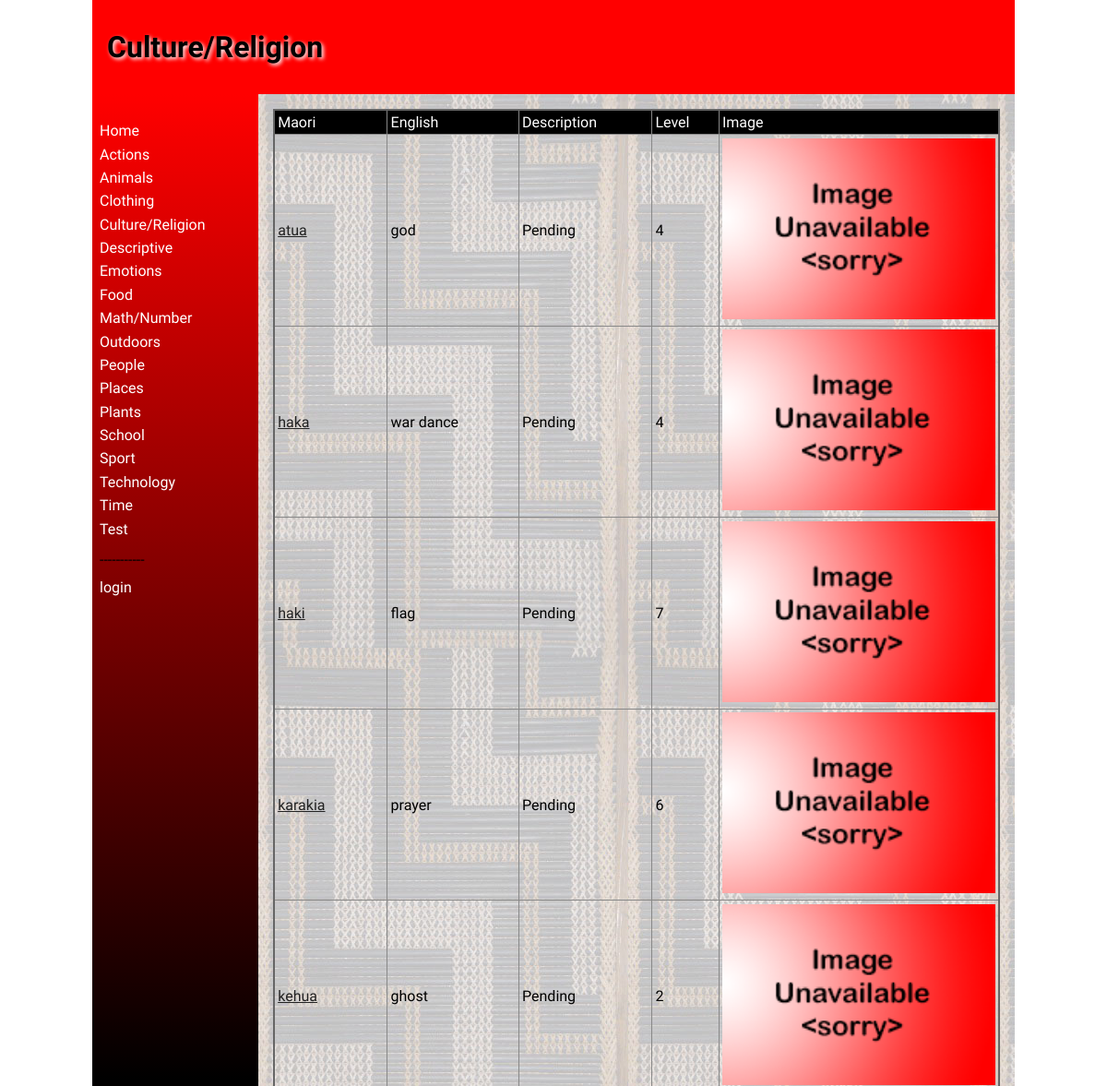
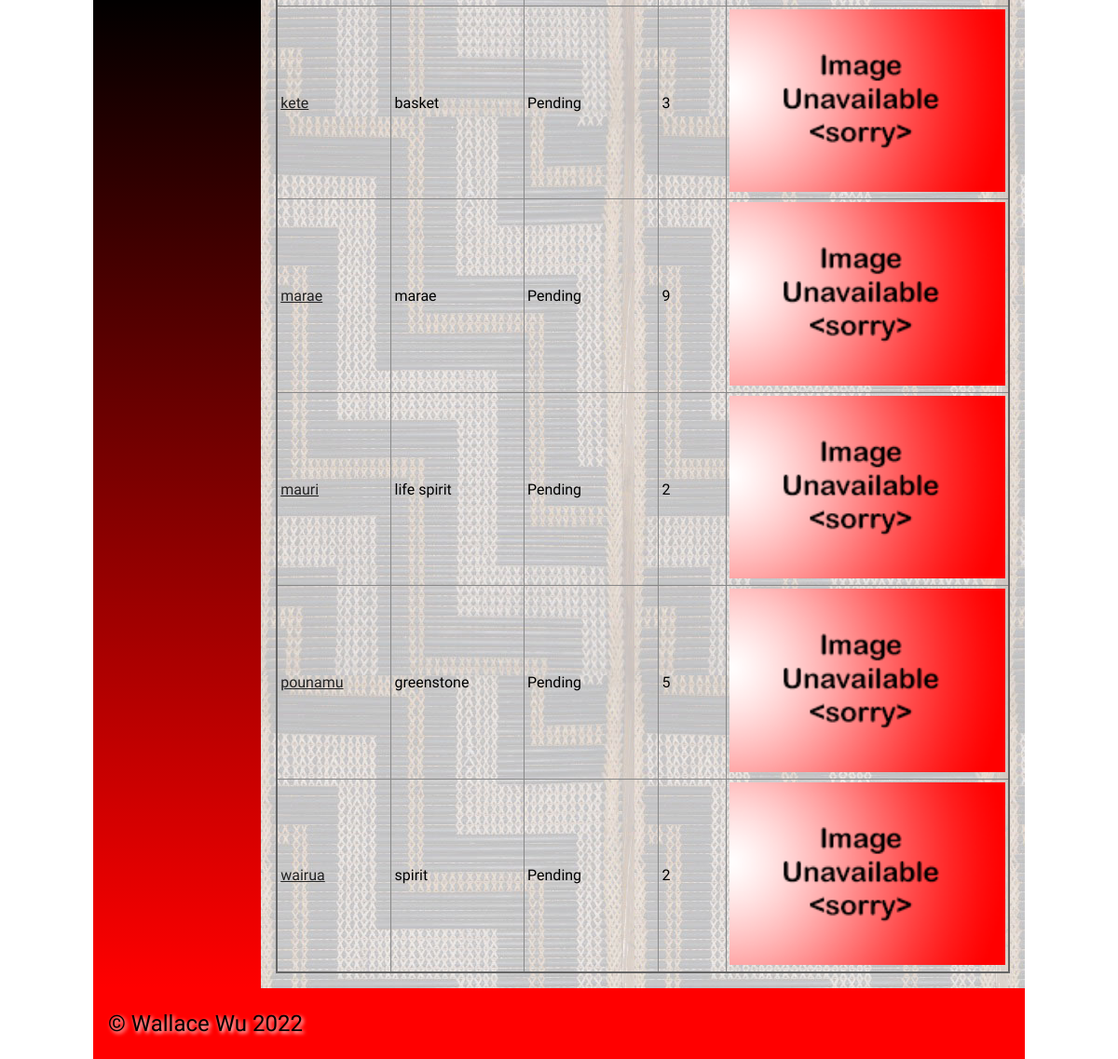
The page /categories/4 on the database its author committed (2 pictures, top to bottom).
### tables this page shows
CREATE TABLE "Categories"
(
	id integer
		constraint Categories_pk
			primary key autoincrement,
	Category_Name varchar(30)
);

CREATE TABLE "Dictionary"
(
    id          integer
        constraint Dictionary_pk
            primary key autoincrement,
    Maori       varchar(20),
    English     varchar(20),
    Description varchar(100),
    Level       integer,
    Date_Added  datetime,
    Login_id    integer
        references Admin_logins,
    Category_id integer
        references Categories,
    image       varchar(20)
);

### app.py (the view, shortened to what this page needs)
@app.route('/categories/<category_id>', methods=['POST', 'GET'])
def categories_page(category_id):
    query = "SELECT category_id, Maori, English, Description, Level, image, id FROM Dictionary"
    con = create_connection(DATABASE)
    cur = con.cursor()
    cur.execute(query)
    word_data = cur.fetchall()
    return render_template("categories.html", words=word_data, categories=categories(), category_id=int(category_id), logged_in=is_logged_in(), is_student=is_student())

### app.py (called while the page is built, shortened)
def create_connection(db_file):
    try:
        connection = sqlite3.connect(db_file)
        connection.execute('pragma foreign_keys=ON')
        return connection
    except Error as e:
        print(e)
    return None

def is_logged_in():
    if session.get("email") is None:
        return False
    else:
        return True

def is_student():
    if session.get("login_id") is None:
        print("no email")
        return False

def categories():
    con = create_connection(DATABASE)
    cur = con.cursor()
    query = "SELECT id, Category_Name FROM Categories"
    cur.execute(query)
    category = cur.fetchall()
    con.close()
    return category

### templates/categories.html (shortened to what this page needs)
{% extends "base.html" %}
{% block heading %}
    {% for category in categories %}
        {% if category[0] == category_id %}
            {{ category[1] }}
        {% endif %}
    {% endfor %}
{% endblock %}
{% block main %}
    <table>
        <thead>
            <tr>
                <td>Maori</td>
                <td>English</td>
                <td>Description</td>
                <td>Level</td>
                <td>Image</td>
            </tr>
        </thead>
        <tbody>
            {% for word in words %}
                {% if word[0] == category_id %}
                <tr>
                    <td><a href="/word/{{ word[6] }}">{{ word[1] }}</a></td>
                    <td>{{ word[2] }}</td>
                    <td>{{ word[3] }}</td>
                    <td>{{ word[4] }}</td>
                    <td><img src="../static/images/{{ word[5] }}"></td>
                </tr>
                {% endif %}
            {% endfor %}
        </tbody>
    </table>
{% endblock %}

### templates/base.html (shortened to what this page needs)
<!doctype html>
<html lang="en">
<head>
	<link href="{{ url_for('static', filename='css/style.css') }}" rel="stylesheet">
</head>
<body>
	<div id="container">
		<header>
			<h1>{% block heading %}{% endblock %}</h1>
		</header>
		<nav>
			<ul>
                <li><a href="\">Home</a></li>
                {% for category in categories %}
                <li><a href="/categories/{{ category[0] }}">{{category[1]}}</a></li>
                {% endfor %}
                <li><p>-----------</p></li>
                {% if logged_in %}
                    <li><a href="/logout">logout</a></li>
                {% else %}
                <a href="/login">login</a>
                {% endif %}
			</ul>
		</nav>
		<main>
            {% block main%}{% endblock %}
        </main>
		<footer>
			<p>
				&copy; Wallace Wu 2022
			</p>
		</footer>
	</div>
</body>
</html>

### static/css/style.css (style rules this page uses)
* { font-family: Comfortaa, sans-serif; margin: 0; padding: 0; box-sizing: border-box; }
#container { display: grid; grid-template-columns: 75px auto; grid-template-areas: 'nav header' 'main main' 'footer footer'; }
header { grid-area: header; background-color: #f00; padding: 1rem; }
nav { grid-area: nav; }
main { grid-area: main; padding: 1rem; background-color: #edd; }
h1, h2, h3, h4 { padding: 1rem 0; font-family: 'Suez One', serif; color: #000; text-shadow: 2px 2px 4px #fff; }
p { padding: 0.5rem 0; }
a { color: #222; }
img { width: 100%; }
table { width: 100%; border: 2px solid #666; border-collapse: collapse; }
thead, td { border: 1px solid #888; padding: 0.2rem; text-align: left; }
thead { background-color: #000; color: #fff; }
footer { grid-area: footer; padding: 1rem; background-color: #f00; }
footer p { color: #000; text-shadow: 2px 2px 4px #fff; font-size: 1.5rem; }
@media only screen and (min-width: 768px) { #container { grid-template-columns: 180px auto; grid-template-areas: 'header header' 'nav main' 'footer footer'; } }
@media only screen and (min-width: 768px) { nav { background: linear-gradient(180deg, rgba(255,0,0,1) 0%, rgba(0, 0, 0, 1) 50%, rgba(255,0,0,1) 100%); padding: 0.5rem; } }
@media only screen and (min-width: 768px) { nav ul { list-style: none; } }
@media only screen and (min-width: 768px) { nav li { padding: 0.2rem 0; } }
@media only screen and (min-width: 768px) { nav a { color: #fff; text-decoration: none; } }
@media only screen and (min-width: 768px) { main { background-image: url('/poutama.jpg'); } }
@media only screen and (min-width: 1000px) { #container { width: 1000px; margin: auto; } }

### rows shown on the page
Categories: Category_Name "Culture/Religion"
Categories: Category_Name "Actions"
Categories: Category_Name "Animals"
Categories: Category_Name "Clothing"
Categories: Category_Name "Descriptive"
Categories: Category_Name "Emotions"
Categories: Category_Name "Food"
Categories: Category_Name "Math/Number"
Categories: Category_Name "Outdoors"
Categories: Category_Name "People"
Categories: Category_Name "Places"
Categories: Category_Name "Plants"
Categories: Category_Name "School"
Categories: Category_Name "Sport"
Categories: Category_Name "Technology"
Categories: Category_Name "Time"
Categories: Category_Name "Test"
Dictionary: Maori "atua", English "god", Description "Pending", Level "4", image (placeholder picture)
Dictionary: Maori "haka", English "war dance", Description "Pending", Level "4", image (placeholder picture)
Dictionary: Maori "haki", English "flag", Description "Pending", Level "7", image (placeholder picture)
Dictionary: Maori "karakia", English "prayer", Description "Pending", Level "6", image (placeholder picture)
Dictionary: Maori "kehua", English "ghost", Description "Pending", Level "2", image (placeholder picture)
Dictionary: Maori "kete", English "basket", Description "Pending", Level "3", image (placeholder picture)
Dictionary: Maori "marae", English "marae", Description "Pending", Level "9", image (placeholder picture)
Dictionary: Maori "mauri", English "life spirit", Description "Pending", Level "2", image (placeholder picture)
Dictionary: Maori "pounamu", English "greenstone", Description "Pending", Level "5", image (placeholder picture)
Dictionary: Maori "wairua", English "spirit", Description "Pending", Level "2", image (placeholder picture)
